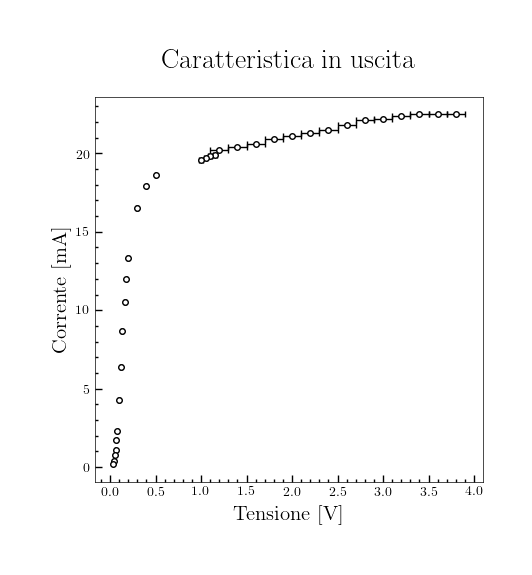

Recreate this plot in Python.
import numpy
import seaborn
from math import exp,sqrt
from matplotlib import pyplot
from dati import V, e_V, I

pyplot.style.use('my_style')

#for i in range(0,33):
 #   e_V_osc[i] = sqrt(e_V_osc[i]**2+(0.03*V_osc[i])**2)

#print(e_V_osc)

pyplot.errorbar(V, I, 0, e_V, fmt='ok')
pyplot.yscale('linear') 
pyplot.xlabel('Tensione [V]')
pyplot.ylabel('Corrente [mA]')
pyplot.title('Caratteristica in uscita')
#pyplot.legend()
pyplot.savefig('transistor.png')

